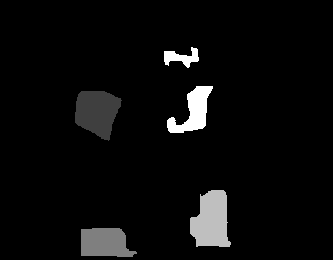
#> input picture week9_clssification_1/tm_train.png, 333 x 260 px
$ python gaussian.py
#> lines starting #> are read from the running program, lines starting #| are printed output that depends on the picture
#import matplotlib
#matplotlib.use('agg')
import matplotlib.pyplot as plt
import numpy as np
import collections
import sys

class gaussianClassifier():
    def __init__(self, inputs,  numVar = 1):
        self.numVar = numVar

        self.u = np.mean(inputs,axis=1)
        self.cov = np.cov(inputs)
        self.var = np.var(inputs)

    def classify(self, x, Pw):
        if self.numVar > 1 :
            #return ( 1 / np.sqrt( (2*np.pi)**self.numVar * np.linalg.det( self.cov ) )
            #        * np.exp( -0.5 * np.matmul(np.matmul(( x - self.u ).transpose(),np.linalg.inv( self.cov )), ( x - self.u ) ) ) )
            # log
            return ( -0.5 * np.matmul(np.matmul(( x - self.u ).transpose(),np.linalg.inv( self.cov )), ( x - self.u ) )
                    - self.numVar/2 * np.log(2*np.pi)  -0.5 * np.log(np.linalg.det(self.cov)) )

        elif self.numVar == 1:
            return 1 / np.sqrt( 2*np.pi*self.var ) * np.exp(-.5 * (x - self.u)**2 / self.var ) * Pw

class classifier():
    def __init__(self, numClass):
        self.numClass = numClass
        self.gaussian = []

    # trainset MxNxL where M corresponds to each classes, and N number of variable, L length of feature vector
    def train(self, trainset):
        # for each class
        for i in range(self.numClass):
            # instanciate gaussianCLF
            self.gaussian.append(gaussianClassifier(trainset[i], trainset[i].shape[0]))


    def classify(self, feature):
        prb = []
        for i in range(self.numClass):
            prb.append(self.gaussian[i].classify(feature, 1))
        return prb.index(max(prb))

    def validate(self, validset, label):
        pass


if __name__ == '__main__':
    # open train mask
    train_mask = plt.imread('tm_train.png')
#> train_mask is the input picture: shape (260, 333) float32; min 0, max 0.0157, mean 0.000682

    # convert mask image into 4 discrete class [1,4]
    train_mask = (train_mask/np.max(train_mask)*4).astype(np.uint8)

    # do same for test mask
    test_mask = plt.imread('tm_test.png')
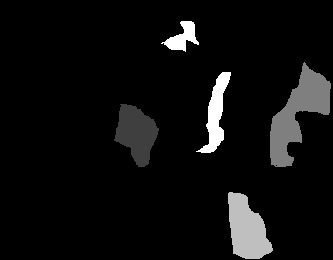
#> input picture week9_clssification_1/tm_test.png, 333 x 260 px
#> test_mask is the input picture: shape (260, 333) float32; min 0, max 0.0157, mean 0.000894
    test_mask = (test_mask/np.max(test_mask)*4).astype(np.uint8)


    imgs = []
    for i in range(6):
        imgs.append(plt.imread('tm%d.png'%(i+1))*100)
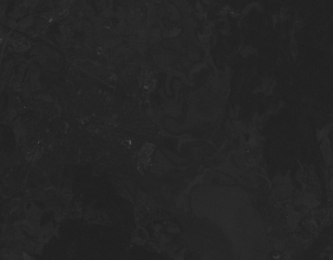
#> input picture week9_clssification_1/tm1.png, 333 x 260 px
#> (the run stopped early here; a loop or call above may not have finished)
